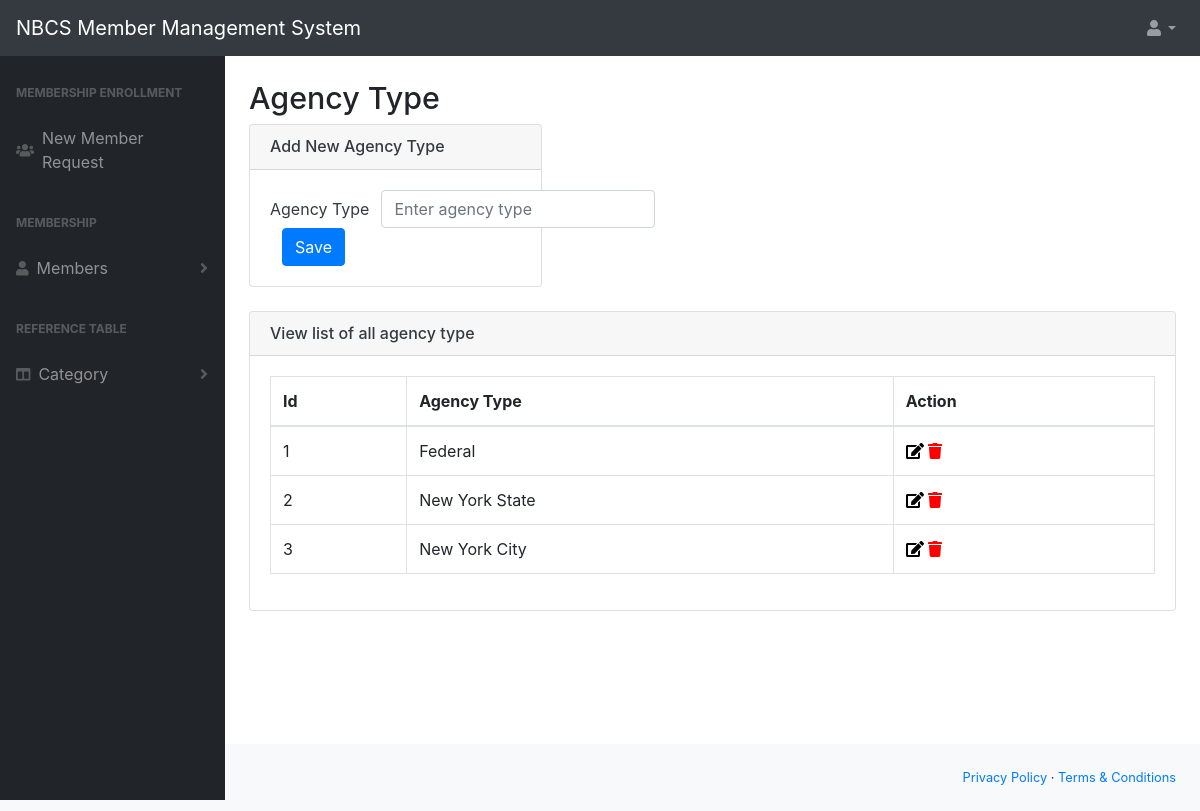
Screenshot of /admin/agencytype.php with the database file from the repository.
### tables this page shows
CREATE TABLE `agencytype` (
  `id` int(1) NOT NULL,
  `agencytype` varchar(200) NOT NULL
);

### admin/agencytype.php (the view, shortened to what this page needs)
<?php
include 'inc/header.php';
?>
<div id="layoutSidenav_content">
 <main>
  <div class="container-fluid">
   <h1 class="mt-4">Agency Type</h1>
   <div class="row">
    <div class="col-xl-4 col-md-4">
     <div class="card card-outline-secondary bg-white text-dark mb-4">
      <div class="card-header">
       <h6 class="mb-0">Add New Agency Type</h6>
      </div>
      <div class="card-body">
       <form class="form-inline" method="POST">
        <div class="form-group ">
         <label for="agencytype" class="col-xs-4 col-form-label">Agency Type</label>
         <div class="col-xs-6 col-md-6">
          <input type="text" class="form-control" id="agencytype" name="agencytype" placeholder="Enter agency type">
         </div>
        </div>
        <div class="form-group">
         <div class="col-xs-2 col-md-1 text-right">
          <button type="submit" name="save" class="btn btn-primary">Save</button>
         </div>
        </div>
      </div>
     </div>
    </div>
    <div class="col-xl-12 col-md-12">
     <div class="card card-outline-secondary  bg-white text-dark mb-4">
      <div class="card-header">
       <h6 class="mb-0">View list of all agency type</h6>
      </div>
      <div class="card-body">
       <table class="table table-bordered">
        <thead>
         <tr>
          <th>Id</th>
          <th>Agency Type</th>
          <th>Action</th>
         </tr>
        </thead>
        <tbody>
         <?php
            $query="SELECT * FROM agencytype";
            $result=mysqli_query($dbc,$query);
            while($row=mysqli_fetch_assoc($result)){
            $id=$row['id'];
            $agencytype=$row['agencytype'];
         ?>
         <tr>
          <td><?php echo $id; ?></td>
          <td><?php echo $agencytype;?></td>
          <td>
           <a href=""><i class="fa fa-edit" style="color:black;"></i></a>
           <a href="agencytype.php?deleteId=<?php echo $id; ?>"><i class="fa fa-trash" style="color:red;"></i></a>
          </td>
         </tr>
         <?php
        }
       ?>
        </tbody>
       </table>
      </div>
     </div>
    </div>
   </div>
  </div>
</div>
</div>
<?php
include 'inc/footer.php';
?>

### rows the page displays
agencytype: id "1", agencytype "Federal"
agencytype: id "2", agencytype "New York State"
agencytype: id "3", agencytype "New York City"
